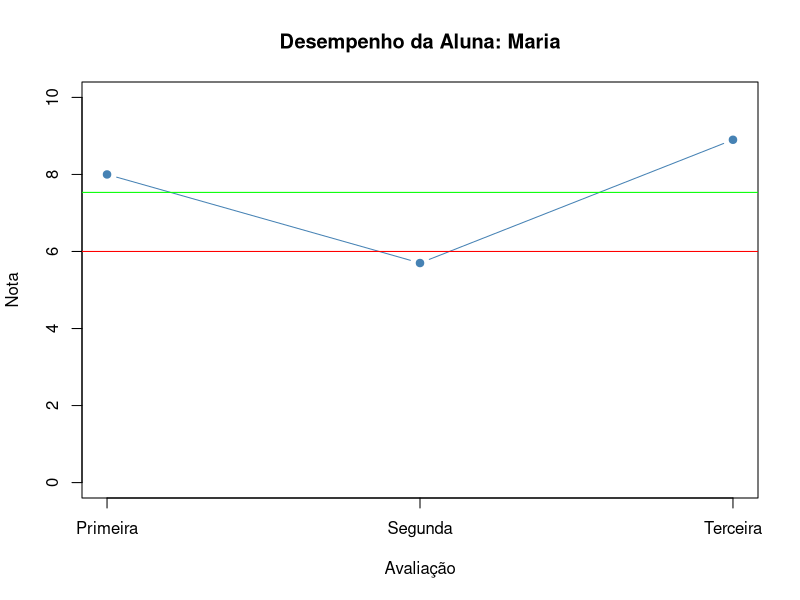
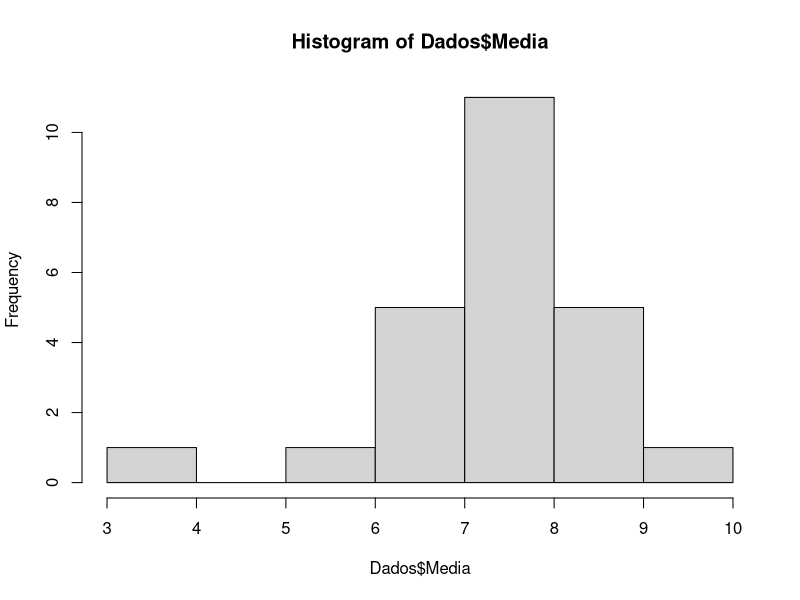
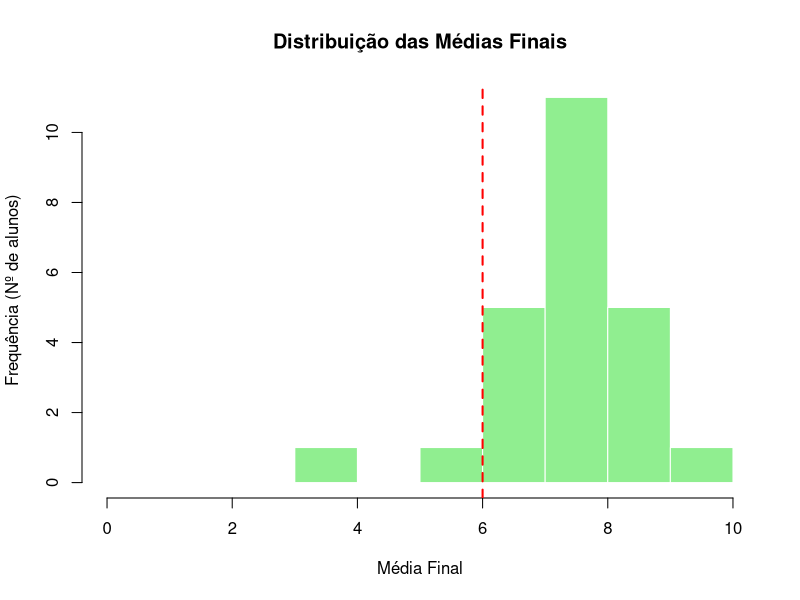
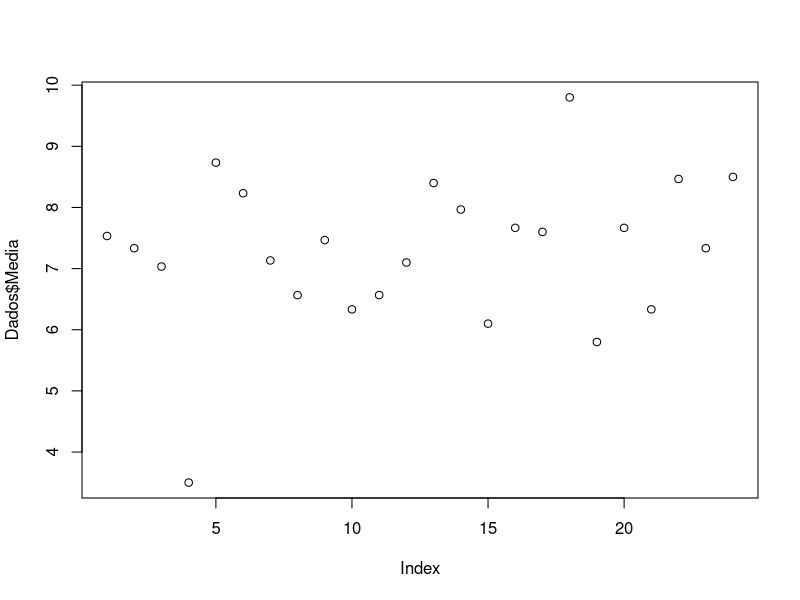
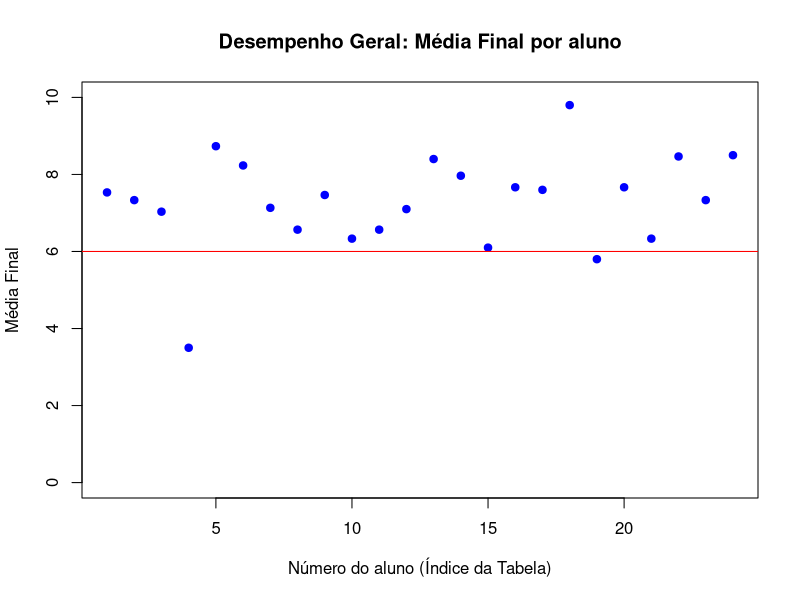
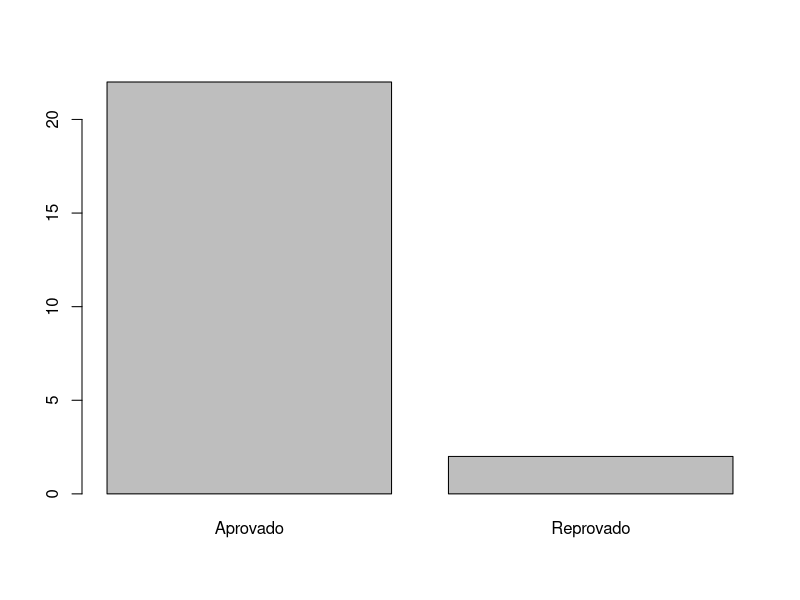
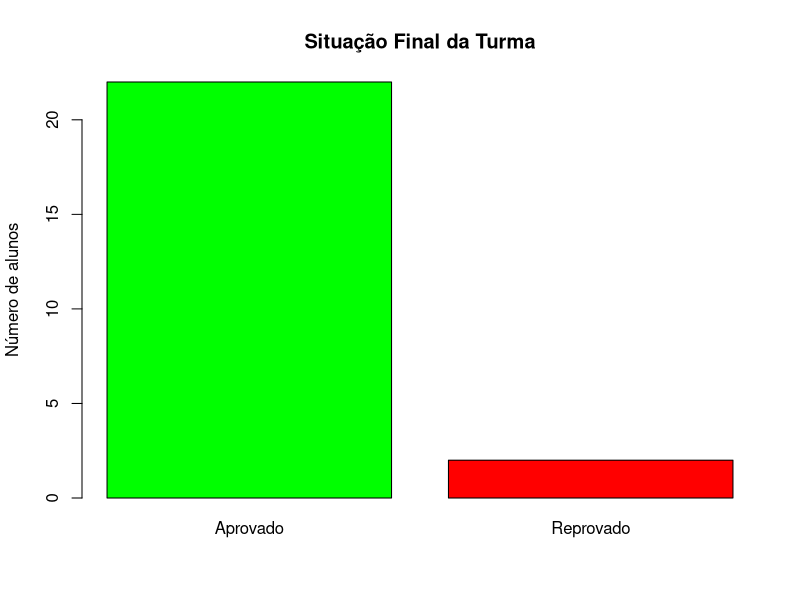

Write the R code that produced these figures, in order.
## ---- chunk 1
# Adição
2 + 2 

#Subtração
2 - 2

# Divisão
4 / 2

# Multiplicação
4 * 2 

# Potência
2 ^ 2

## ---- chunk 2
# Adição
x = 2 + 2
x
# Divisão
y <-  20 / 2
y
# Multiplicação
x * y

## ---- chunk 3
# Criando uma lista com as idades (Números inteiros)
idades <- c(19, 22, 18, 25)

# Criando uma lista com as notas (Números decimais - use sempre PONTO em vez de vírgula)
notas <- c(8.5, 6.0, 9.2, 3.7)
## ---- chunk 4
# Incorreto:
#aluno_exemplo <- Ana

# Correto:
#aluno_exemplo <- "Ana"

# Criando uma lista com o nome dos alunos
alunos <- c("Ana", "Bruno", "Carlos", "Luiz")

## ---- chunk 5
# Criando uma lista lógica (Verdadeiro ou Falso)
aprovado <- c(TRUE, TRUE, TRUE, FALSE)
## ---- chunk 6
class(notas)
class(alunos)
class(aprovado)
## ---- chunk 7
aprovado_num <- as.numeric(aprovado) #
aprovado_num
class(aprovado_num)
## ---- chunk 8
alunos[2]
notas[2] 
## ---- chunk 9
table(aprovado) # Conta quantos passaram e quantos reprovaram[cite: 2]
rev(alunos)     # Inverte a ordem da lista (Luiz, Carlos, Bruno, Ana)[cite: 2]
unique(idades)  # Mostra apenas os valores únicos sem repetição[cite: 2]
## ---- chunk 10
ls()
rm("aprovado_num")
## ---- chunk 11
# Quem tirou EXATAMENTE 6.0?
notas == 6.0

# Quem tirou uma nota DIFERENTE de 6.0?
notas != 6.0

# Quais alunos têm 20 anos ou menos?
idades <= 20

# Perguntando ao R: Quais notas são maiores ou iguais a 6.0?
notas >= 6.0
## ---- chunk 12
# &: O aluno tem menos de 20 anos e tirou nota maior que 8?
# Só será TRUE se as duas coisas forem verdade.
(idades < 20) & (notas > 8.0)
alunos[(idades < 20) & (notas > 8.0)]

# OU (|): O aluno tem mais de 20 anos OU tirou nota maior que 8?
# Será TRUE se pelo menos UMA das coisas for verdade.
(idades < 20) | (notas > 8.0)
sum((idades < 20) | (notas > 8.0))
## ---- chunk 13
# Vamos checar a nota de apenas um aluno
# O código dentro das chaves {} só vai rodar se a condição for TRUE
if (notas[2] >= 6.0) {
  print(paste("Parabéns", alunos[2], "você foi aprovado, pode curtir as férias!"))
} else {
  print(paste("Infelizmente", alunos[2], "você reprovou, nos vemos ano que vem."))
}
## ---- chunk 14
for (i in 1:4) {
  
  if (notas[i] >= 7.0) {
    print(paste("Parabéns", alunos[i], "você foi aprovado, pode curtir as férias."))
  } else {
    print(paste("Infelizmente", alunos[i], "você reprovou, nos vemos ano que vem."))
  }
  
}
## ---- chunk 15
# Criando a lista de situação automaticamente
resultado <- ifelse(notas >= 6.0, "Aprovado", "Reprovado")

# Vendo o resultado
resultado
## ---- chunk 16
getwd()
library(readxl)

Dados <- read_excel("Notas.xlsx")
View(Dados)
## ---- chunk 17
Dados <- read_excel("Notas.xlsx", skip = 1, col_names = TRUE)
View(Dados)
colnames(Dados) <- c("aluno", "mat_primeira", "mat_segunda", "mat_terceira")
View(Dados)
summary(Dados)
Dados$mat_primeira <- as.numeric(Dados$mat_primeira)
Dados$mat_segunda <- as.numeric(Dados$mat_segunda)
Dados$mat_terceira <- as.numeric(Dados$mat_terceira)

summary(Dados)
Dados$mat_segunda[which.max(Dados$mat_segunda)] <- max(Dados$mat_segunda)/10
summary(Dados)
## ---- chunk 18
# 1. Extraindo as notas
notas_maria <- as.numeric(Dados[Dados$aluno == "Maria", 2:4])

# 2. Calculando a média
media_maria <- mean(notas_maria, na.rm = TRUE)

# Imprimindo a média
print(paste("A média da Maria foi:", round(media_maria, 2)))

# 3. Plotando o gráfico novamente
plot(notas_maria, 
     type = "b", pch = 19, col = "steelblue", ylim = c(0, 10), xaxt = "n",
     main = "Desempenho da Aluna: Maria", xlab = "Avaliação", ylab = "Nota")
axis(side = 1, at = 1:3, labels = c("Primeira", "Segunda", "Terceira"))

# 4. Adicionando a linha da média PESSOAL dela em verde
abline(h = media_maria, col = "green")

# Adicionando a linha da média de aprovação da escola em vermelho
abline(h = 6, col = "red")
## ---- chunk 19
# Calculando a média de todos os alunos de uma só vez
Dados$Media <- rowMeans(Dados[ , 2:4])

# Olhar as 6 primeiras linhas 
head(Dados)
## ---- chunk 20
# Histograma básico
hist(Dados$Media)


hist(Dados$Media,
     main = "Distribuição das Médias Finais",
     xlab = "Média Final",
     ylab = "Frequência (Nº de alunos)",
     col = "lightgreen",
     border = "white",
     xlim = c(0, 10))

# Adicionando a linha de corte da escola (nota 6.0)
abline(v = 6, col = "red", lwd = 2, lty = 2)
## ---- chunk 21
# Gráfico de pontos básico da Média
plot(Dados$Media)

# Evoluindo o gráfico de pontos
plot(Dados$Media,
     main = "Desempenho Geral: Média Final por aluno",
     xlab = "Número do aluno (Índice da Tabela)",
     ylab = "Média Final",
     pch = 19,               # Usa bolinhas preenchidas
     col = "blue",         # Cor dos pontos
     ylim = c(0, 10))        # Fixa o eixo Y entre 0 e 10

# Adicionando a linha de corte (nota 6)
abline(h = 6, col = "red")
## ---- chunk 22
# Se a média for maior ou igual a 6.0, Aprovado. Senão, Reprovado.
Dados$Situacao <- ifelse(Dados$Media >= 6.0, "Aprovado", "Reprovado")

# Visualizando a tabela final completa!
View(Dados)
## ---- chunk 23
# Pedindo ao R para contar quantos alunos existem em cada situação
table(Dados$Situacao)

# Gráfico de barras
barplot(table(Dados$Situacao))

# Evoluindo o gráfico de barras
barplot(table(Dados$Situacao),
        main = "Situação Final da Turma",
        ylab = "Número de alunos",
        col = c("green", "red"),
        border = "black",
        ylim = c(0,22))
